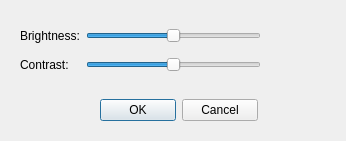
<?xml version="1.0" encoding="UTF-8"?>
<ui version="4.0">
 <class>BrightnessContrastDialog</class>
 <widget class="QDialog" name="BrightnessContrastDialog">
  <property name="geometry">
   <rect>
    <x>0</x>
    <y>0</y>
    <width>346</width>
    <height>141</height>
   </rect>
  </property>
  <property name="windowTitle">
   <string>Brightness-Contrast</string>
  </property>
  <widget class="QWidget" name="layoutWidget">
   <property name="geometry">
    <rect>
     <x>20</x>
     <y>20</y>
     <width>241</width>
     <height>61</height>
    </rect>
   </property>
   <layout class="QGridLayout" name="gridLayout">
    <item row="0" column="1">
     <widget class="QSlider" name="brightnessSlider">
      <property name="minimum">
       <number>-255</number>
      </property>
      <property name="maximum">
       <number>255</number>
      </property>
      <property name="orientation">
       <enum>Qt::Orientation::Horizontal</enum>
      </property>
     </widget>
    </item>
    <item row="0" column="0">
     <widget class="QLabel" name="label">
      <property name="text">
       <string>Brightness:</string>
      </property>
     </widget>
    </item>
    <item row="1" column="1">
     <widget class="QSlider" name="constrastSlider">
      <property name="minimum">
       <number>-255</number>
      </property>
      <property name="maximum">
       <number>255</number>
      </property>
      <property name="orientation">
       <enum>Qt::Orientation::Horizontal</enum>
      </property>
     </widget>
    </item>
    <item row="1" column="0">
     <widget class="QLabel" name="label_2">
      <property name="text">
       <string>Contrast:</string>
      </property>
     </widget>
    </item>
   </layout>
  </widget>
  <widget class="QWidget" name="layoutWidget">
   <property name="geometry">
    <rect>
     <x>100</x>
     <y>90</y>
     <width>158</width>
     <height>41</height>
    </rect>
   </property>
   <layout class="QHBoxLayout" name="horizontalLayout">
    <item>
     <widget class="QPushButton" name="okButton">
      <property name="text">
       <string>OK</string>
      </property>
     </widget>
    </item>
    <item>
     <widget class="QPushButton" name="cancelButton">
      <property name="text">
       <string>Cancel</string>
      </property>
     </widget>
    </item>
   </layout>
  </widget>
  <widget class="QWidget" name="layoutWidget">
   <property name="geometry">
    <rect>
     <x>270</x>
     <y>20</y>
     <width>61</width>
     <height>61</height>
    </rect>
   </property>
   <layout class="QVBoxLayout" name="verticalLayout">
    <item>
     <widget class="QLabel" name="brightnessLabel">
      <property name="text">
       <string/>
      </property>
     </widget>
    </item>
    <item>
     <widget class="QLabel" name="contrastLabel">
      <property name="text">
       <string/>
      </property>
     </widget>
    </item>
   </layout>
  </widget>
 </widget>
 <resources/>
 <connections/>
</ui>
